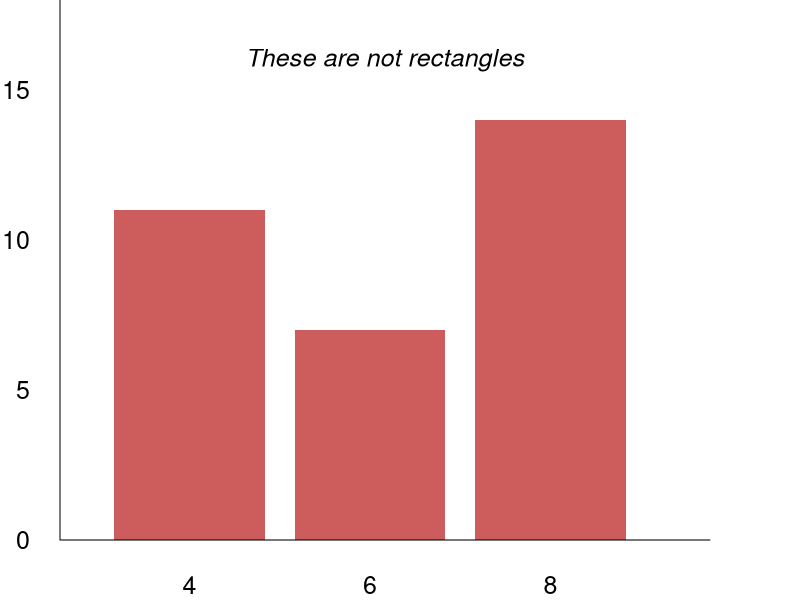

Source code (R): (Note: this script raises an error after producing the figure.)
## ---- chunk 1
knitr::opts_chunk$set(echo = TRUE)
## ---- chunk 2
#| echo: false
#| out-height: "2in"
#| out-width: 40%
#| fig-show: "hold"
#| fig-align: "center"
#| fig-cap: "A rectangle is not a bar in a similar way that a painting of a pipe is not a pipe"

par(mar = c(2, 2, 0, 3), cex = 1.5)
barplot(table(mtcars$cyl), axes = FALSE, col = "indianred", 
        border = NA, width = 0.25, xlim = c(0, 1), ylim = c(0, 18))
text(0.5, 16, labels = "These are not rectangles", font = 3)
axis(2, at = c(0, 5, 10, 15), tick = FALSE, las = 1)
box(bty = "L")
knitr::include_graphics("magritte.jpg")

## ---- chunk 3
#| fig.height: 3
#| fig.cap: "The problem of representing empty selection. a) An illustration of selection by linked brushing. b) In the barplot of counts, the count within an empty selection (red) is zero and so an absence of a bar accurately represents the count of zero. c) In the barplot of means, the mean of an empty selection is not defined. Absence of a bar could indicate that either no cases are selected or that some cases are selected and their mean is equal to the lower y-axis limit (zero in this case)."

wt <- mtcars$wt
mpg <- mtcars$mpg
cyl <- mtcars$cyl
disp <- mtcars$disp
one <- numeric(nrow(mtcars)) + 1

cyl_unique <- c(4, 6, 8)

wt_lim0 <- 1.45
wt_lim1 <- 2.5
mpg_lim0 <- 25
mpg_lim1 <- 34.5

cyl_unique <- c(4, 6, 8)

selected <- ((wt > wt_lim0) & (wt < wt_lim1) & (mpg > mpg_lim0) & mpg < mpg_lim1)
col <- c("grey80", "indianred")[selected + 1]
selected_cyls <- c(4, 6, 8) %in% unique(cyl[selected])

bars11 <- tapply(one, cyl, sum)
bars12 <- tapply(one[selected], cyl[selected], sum)

bars21 <- tapply(disp, cyl, mean)
bars22 <- tapply(disp[selected], cyl[selected], mean)

axis_fun1 <- function() {
  axis(1, tick = FALSE, line = -0.5)
  axis(2, tick = FALSE, las = 1, line = -0.5)
  box(bty = "L")
}

axis_fun2 <- function() {
  axis(1, at = c(4, 6, 8), tick = FALSE, line = -0.5)
  axis(2, tick = FALSE, las = 1, line = -0.5)
  box(bty = "L")
}

par(mfrow = c(1, 3), mar = c(5, 4, 2, 0.5))

plot(wt, mpg, pch = 20, col = col, cex = 2,
     axes = FALSE, xlab = "Weight", ylab = "Mileage")
rect(wt_lim0, mpg_lim0, wt_lim1, mpg_lim1, lty = "dashed")
title(main = "a.", adj = 0, line = 0.5)
axis_fun1()

barx <- c(4, 6, 8)
barx0 <- barx - 0.75
barx1 <- barx + 0.75

barx_selected<- barx[selected_cyls]
barx_notselected <- barx[!selected_cyls]
barx0_selected <- barx0[selected_cyls]
barx1_selected <- barx1[selected_cyls]
barx0_notselected <- barx0[!selected_cyls]
barx1_notselected <- barx1[!selected_cyls]

plot(c(2, 10), c(0, max(bars11)), type = "n", 
     axes = FALSE, xlab = "Cylinders", ylab = "Count")
rect(barx0, 0, barx1, bars11,
     col = "grey80", border = NA)
rect(barx0_selected, 0, barx1_selected, bars12,
     col = "indianred", border = NA)
text(barx, c(bars12, 0, 0) + 0.75, labels = c(bars12, "0", "0"),
     col = "indianred")
title(main = "b.", adj = 0, line = 0.5)
axis_fun2()

plot(c(2, 10), c(0, max(bars21)), type = "n",
     axes = FALSE, xlab = "Cylinders", ylab = "Mean displacement")
rect(cyl_unique - 0.75, 0, cyl_unique + 0.75, bars21,
     col = "grey80", border = NA)
rect(barx0_selected, 0, barx1_selected, bars22,
     col = "indianred", border = NA)
rect(barx0_notselected, 0, barx1_notselected, 100,
     col = NA, border = "indianred", lty = "dashed")
text(barx_notselected, 50, labels = "?", col = "indianred", cex = 1.5)
text(barx_selected, bars22 + 10, labels = round(bars22), col = "indianred")
title(main = "c.", adj = 0, line = 0.5)
axis_fun2()

## ---- chunk 4
#| echo: FALSE
#| fig.height: 3
#| fig.cap: "The relationship between selection vs. the whole. a) An illustration of selection by linked brushing. b) In the barplot of counts (middle), the count within a selection (red) is always less than or equal to the count within the whole and the outline of the bars does not change. c) In the barplot of means, the mean of a selection can be greater and so the outline of the bars will change in response to user input."

wt <- mtcars$wt
mpg <- mtcars$mpg
cyl <- mtcars$cyl
disp <- mtcars$disp
one <- numeric(nrow(mtcars)) + 1

cyl_unique <- c(4, 6, 8)

wt_lim0 <- 2
wt_lim1 <- 3.5
mpg_lim0 <- 20
mpg_lim1 <- 26.5

selected <- ((wt > wt_lim0) & (wt < wt_lim1) & (mpg > mpg_lim0) & mpg < mpg_lim1)
col <- c("grey80", "indianred")[selected + 1]
selected_cyls <- c(4, 6, 8) %in% unique(cyl[selected])

bars11 <- tapply(one, cyl, sum)
bars12 <- tapply(one[selected], cyl[selected], sum)

bars21 <- tapply(disp, cyl, mean)
bars22 <- tapply(disp[selected], cyl[selected], mean)

axis_fun1 <- function() {
  axis(1, tick = FALSE, line = -0.5)
  axis(2, tick = FALSE, las = 1, line = -0.5)
  box(bty = "L")
}

axis_fun2 <- function() {
  axis(1, at = c(4, 6, 8), tick = FALSE, line = -0.5)
  axis(2, tick = FALSE, las = 1, line = -0.5)
  box(bty = "L")
}

par(mfrow = c(1, 3), mar = c(5, 4, 2, 0.5))

plot(wt, mpg, pch = 20, col = col, cex = 2,
     axes = FALSE, xlab = "Weight", ylab = "Mileage")
rect(wt_lim0, mpg_lim0, wt_lim1, mpg_lim1, lty = "dashed")
title(main = "a.", adj = 0, line = 0.5)
axis_fun1()

barx <- c(4, 6, 8)
barx0 <- barx - 0.75
barx1 <- barx + 0.75

barx_selected<- barx[selected_cyls]
barx_notselected <- barx[!selected_cyls]
barx0_selected <- barx0[selected_cyls]
barx1_selected <- barx1[selected_cyls]
barx0_notselected <- barx0[!selected_cyls]
barx1_notselected <- barx1[!selected_cyls]

plot(c(2, 10), c(0, max(bars11)), type = "n", 
     axes = FALSE, xlab = "Cylinders", ylab = "Count")
rect(barx0, 0, barx1, bars11,
     col = "grey80", border = NA)
rect(barx0_selected, 0, barx1_selected, bars12,
     col = "indianred", border = NA)
text(barx, c(bars12, 0, 0) + 0.75, labels = c(bars12, "0", "0"),
     col = "indianred")
title(main = "b.", adj = 0, line = 0.5)
axis_fun2()

plot(c(2, 10), c(0, max(bars21)), type = "n",
     axes = FALSE, xlab = "Cylinders", ylab = "Mean displacement")
rect(cyl_unique - 0.75, 0, cyl_unique + 0.75, bars21,
     col = "grey80", border = NA)
rect(barx0_selected, 0, barx1_selected, bars22,
     col = adjustcolor("indianred", 0.5), border = NA)
rect(barx0_notselected, 0, barx1_notselected, 100,
     col = NA, border = "indianred", lty = "dashed")
text(barx_notselected, 50, labels = "?", col = "indianred", cex = 1.5)
text(barx_selected, bars22 + 10, labels = paste0(round(bars22), "!"), col = "indianred")
title(main = "c.", adj = 0, line = 0.5)
axis_fun2()

## ---- chunk 5
#| echo: false
#| fig-height: 3
#| fig-cap: "Combining selections. a) An illustration of selection by linked brushing, with two groups. b) In the barplot of counts, statistics can be stacked on top of each other such that the count of the stacked bar is identical to the count of the whole bar (i.e. one that would result from no selections). c) In the barplot of means, no such procedure for combining statistics exists."

wt <- mtcars$wt
mpg <- mtcars$mpg
cyl <- mtcars$cyl
disp <- mtcars$disp
one <- numeric(nrow(mtcars)) + 1

cyl_unique <- c(4, 6, 8)
group1 <- (wt > 2.5) & (wt < 4.5) & (mpg < 18.5)
group2 <- (wt > 2.5) & (wt < 4.5) & (mpg > 18.5)

group <- group1 * 1 + group2 * 2 + 1
cols <- c("grey80", "steelblue", "indianred")
col <- cols[group]


axis_fun1 <- function() {
  axis(1, tick = FALSE, line = -0.5)
  axis(2, tick = FALSE, las = 1, line = -0.5)
  box(bty = "L")
}

axis_fun2 <- function() {
  axis(1, at = c(4, 6, 8), tick = FALSE, line = -0.5)
  axis(2, tick = FALSE, las = 1, line = -0.5)
  box(bty = "L")
}

bars11 <- tapply(one, cyl, sum)
bars12 <- tapply(one, list(cyl, group), sum)
bars12[is.na(bars12)] <- 0

bars21 <- tapply(disp, cyl, mean)

par(mfrow = c(1, 3), mar = c(5, 4, 2, 0.5))

plot(wt, mpg, pch = 19, col = col, cex = 1.5,
     axes = FALSE, xlab = "Weight", ylab = "Mileage")
title(main = "a.", adj = 0, line = 0.5)
axis_fun1()

plot(c(2, 10), c(0, max(bars11)), type = "n",
     axes = FALSE, xlab = "Cylinders", ylab = "Count")
rect(cyl_unique - 0.75, 0, cyl_unique + 0.75, bars11, 
     col = "grey80", border = NA)
for (i in 1:3) {
  counts <- bars12[i, ]
  y0 <- cumsum(c(0, counts[-length(counts)]))
  y1 <- cumsum(counts)
  
  rect(cyl_unique[i] - 0.75, y0, cyl_unique[i] + 0.75, y1, 
       col = cols, border = NA)
} 
text(c(4, 4, 6, 6, 8, 8, 8), c(8, 11, 2, 7, 3, 12, 14) - 0.75, 
     labels = c("+8", "+3", "+2", "+5", "+3", "+9", "+2"), 
     col = c("grey40", "white", "white", "white", "grey40", 
             "white", "white"))
title(main = "b.", adj = 0, line = 0.5)
axis_fun2()

plot(c(2, 10), c(0, max(bars21)), type = "n",
     axes = FALSE, xlab = "Cylinders", ylab = "Mean displacement")
rect(cyl_unique - 0.75, 0, cyl_unique + 0.75, bars21, 
     col = "grey80", border = NA)
text(rep(c(4, 6, 8), each = 3), rep(25 * 1:3, 3), labels = "?",
     col = rep(c("grey40", "steelblue", "indianred"), 3))
title(main = "c.", adj = 0, line = 0.5)
axis_fun2()


## ---- chunk 6
#| echo: false
#| fig-height: 3
#| fig-cap: "Two types of functions: a) surjective, b) injective."

library(grid)
library(gridExtra)

domain_pts1 <- seq(0.25, 0.75, 0.05)
codomain_pts1 <- seq(0.35, 0.65, 0.05)
mapping1 <- c(1, 1, 2, 2, 3, 4, 4, 4, 5, 6, 7)

codomain_pts2 <- domain_pts1
domain_pts2 <- codomain_pts2[-c(1, length(codomain_pts2))]

grid.newpage()
grid.text("a.", 0.1, 0.9, gp = gpar(fontface = "bold"))
pushViewport(viewport(x = 0.25, width = 0.5))
grid.ellipse(0.5, 0.75, 15, pi / 2, 0.2)
grid.ellipse(0.5, 0.25, 15, pi / 2, 0.2)
grid.points(domain_pts1, rep(0.75, length(domain_pts1)), 
            default.units = "npc")
grid.points(codomain_pts1, rep(0.25, length(codomain_pts1)), 
            default.units = "npc")
grid.segments(domain_pts1, rep(0.75, length(domain_pts1)),
              codomain_pts1[mapping1], rep(0.25, length(domain_pts1)),
              arrow = arrow(length = unit(0.025, "npc")))

popViewport()
pushViewport(viewport(x = 0.75, width = 0.5))
grid.text("b.", 0.1, 0.9, gp = gpar(fontface = "bold"))
grid.ellipse(0.5, 0.75, 15, pi / 2, 0.2)
grid.ellipse(0.5, 0.25, 15, pi / 2, 0.2)
grid.points(domain_pts2, rep(0.75, length(domain_pts2)), 
            default.units = "npc")
grid.points(codomain_pts2, rep(0.25, length(codomain_pts2)), 
            default.units = "npc")
grid.segments(domain_pts2, rep(0.75, length(domain_pts2)),
              domain_pts2, rep(0.25, length(domain_pts2)),
              arrow = arrow(length = unit(0.025, "npc")))

## ---- chunk 7
#| echo: false
#| fig-cap: "Parition hierarchy in a stacked histogram represented as DAG. Partitioning variables/factors are shown as rectangles. This dependency structure implies that, when group changes, only sub-bar heights need to be recomputed. However, when either the anchor or binwidth change, both the upper y-axis limit and bar borders, and the sub-bar heights, need to be recomputed."

library(grid)

draw_node <- function(x, y, r, label, draw_label = TRUE) {
  grid.circle(x, y, r, name = label)
  if (draw_label) grid.text(label, x, y, gp = gpar(cex = 0.75))
}

draw_rectnode <- function(x, y, w, h, label, draw_label = TRUE) {
  grid.rect(x, y, w, h, name = label)
  if (draw_label) grid.text(label, x, y, gp = gpar(cex = 0.75))
}

draw_edge <- function(node1, node2, theta1, theta2, arrow) {
  grid.segments(grobX(node1, theta1), grobY(node1, theta1),
                grobX(node2, theta2), grobY(node2, theta2),
                arrow = arrow)
}

grid.newpage()
arrow1 <- arrow(length = unit(0.1, "inches"))
draw_node(6/14, 5/6, 0.1, "Data")
draw_node(8/14, 3/4, 0.075, "Binwidth")
draw_node(4/14, 3/4, 0.075, "Anchor")
draw_rectnode(6/14, 1/2, 0.15, 0.1, "Bin")

draw_edge("Data", "Bin", 270, 90, arrow1)
draw_edge("Binwidth", "Bin", 220, 60, arrow1)
draw_edge("Anchor", "Bin", 320, 120, arrow1)

grid.text("Level 1 Partition: \nUpper y-axis limit \nBar borders (x-axis)", 
          4.75/14, 1/2, just = "right", gp = gpar(cex = 0.65))
grid.text("Level 2 Partition: \nSub-bar heights (y-axis)", 
          4.75/14, 1/4, just = "right", gp = gpar(cex = 0.65))

draw_node(8/14, 1/2, 0.075, "Group")
draw_rectnode(6/14, 1/4, 0.15, 0.1, "Bin x Group")

draw_edge("Bin", "Bin x Group", 270, 90, arrow1)
draw_edge("Group", "Bin x Group", 220, 60, arrow1)

